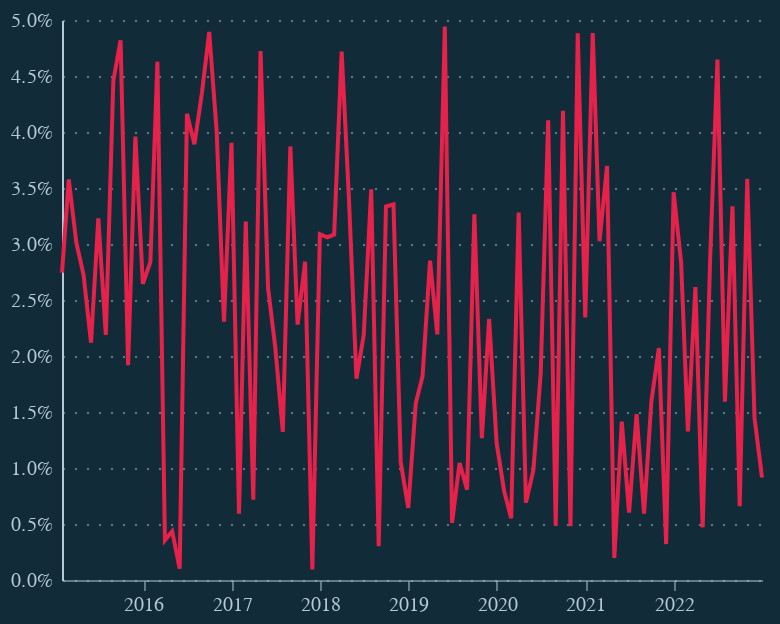

Notebook code cell kept with this figure:
### Code cell
# Creating the chart with the applied theme
# ... (rest of your chart creation code)
chart = alt.Chart(df).mark_line().encode(
    x='date:T',
    y='value:Q'
)

# Display the chart
chart.display()

### Figure 1 — Vega-Lite specification as saved in the notebook (floating-point values rounded to 4 significant figures)
{"config": {"background": "#122b39", "axis": {"labelColor": "#b4c8d8", "tickColor": "#b4c8d8", "domainColor": "#b4c8d8", "gridColor": "#b4c8d8"}, "axisX": {"domainOpacity": 0.5, "grid": false, "labelAngle": 0, "tickCount": 10, "tickOpacity": 0.5, "title": null}, "axisY": {"gridDash": [1, 5], "gridOpacity": 0.5, "labelPadding": 5, "tickCount": 8, "tickOpacity": 0.5, "ticks": false, "title": "12-month percent change | Source: BLS via FRED", "titleAlign": "left", "titleAngle": 0, "titleBaseline": "bottom", "titleColor": "#b4c8d8", "titleFontSize": 12, "titleOpacity": 0.9, "titleX": 0, "titleY": -7, "format": "%"}, "line": {"color": "#e6224b"}, "view": {"stroke": null, "width": 350, "height": 280}, "title": {"anchor": "start", "dx": 24, "fontSize": 12, "subtitleFontSize": 12, "color": "#b4c8d8", "subtitleColor": "#000000"}, "font": "Circular Std"}, "data": {"name": "data-3241428ac035f44c1b854d6b15711bff"}, "mark": {"type": "line"}, "encoding": {"x": {"field": "date", "type": "temporal"}, "y": {"field": "value", "type": "quantitative"}}, "$schema": "https://vega.github.io/schema/vega-lite/v5.17.0.json", "datasets": {"data-3241428ac035f44c1b854d6b15711bff": [{"date": "2015-01-31T00:00:00", "value": 0.02744}, {"date": "2015-02-28T00:00:00", "value": 0.03576}, {"date": "2015-03-31T00:00:00", "value": 0.03014}, {"date": "2015-04-30T00:00:00", "value": 0.02724}, {"date": "2015-05-31T00:00:00", "value": 0.02118}, {"date": "2015-06-30T00:00:00", "value": 0.03229}, {"date": "2015-07-31T00:00:00", "value": 0.02188}, {"date": "2015-08-31T00:00:00", "value": 0.04459}, {"date": "2015-09-30T00:00:00", "value": 0.04818}, {"date": "2015-10-31T00:00:00", "value": 0.01917}, {"date": "2015-11-30T00:00:00", "value": 0.03959}, {"date": "2015-12-31T00:00:00", "value": 0.02644}, {"date": "2016-01-31T00:00:00", "value": 0.0284}, {"date": "2016-02-29T00:00:00", "value": 0.04628}, {"date": "2016-03-31T00:00:00", "value": 0.003552}, {"date": "2016-04-30T00:00:00", "value": 0.004356}, {"date": "2016-05-31T00:00:00", "value": 0.001011}, {"date": "2016-06-30T00:00:00", "value": 0.04163}, {"date": "2016-07-31T00:00:00", "value": 0.03891}, {"date": "2016-08-31T00:00:00", "value": 0.0435}, {"date": "2016-09-30T00:00:00", "value": 0.04893}, {"date": "2016-10-31T00:00:00", "value": 0.03996}, {"date": "2016-11-30T00:00:00", "value": 0.02307}, {"date": "2016-12-31T00:00:00", "value": 0.03903}, {"date": "2017-01-31T00:00:00", "value": 0.005914}, {"date": "2017-02-28T00:00:00", "value": 0.032}, {"date": "2017-03-31T00:00:00", "value": 0.007168}, {"date": "2017-04-30T00:00:00", "value": 0.04723}, {"date": "2017-05-31T00:00:00", "value": 0.02609}, {"date": "2017-06-30T00:00:00", "value": 0.02073}, {"date": "2017-07-31T00:00:00", "value": 0.01323}, {"date": "2017-08-31T00:00:00", "value": 0.03871}, {"date": "2017-09-30T00:00:00", "value": 0.02281}, {"date": "2017-10-31T00:00:00", "value": 0.02842}, {"date": "2017-11-30T00:00:00", "value": 0.0009395}, {"date": "2017-12-31T00:00:00", "value": 0.03088}, {"date": "2018-01-31T00:00:00", "value": 0.0306}, {"date": "2018-02-28T00:00:00", "value": 0.03085}, {"date": "2018-03-31T00:00:00", "value": 0.04719}, {"date": "2018-04-30T00:00:00", "value": 0.03409}, {"date": "2018-05-31T00:00:00", "value": 0.01798}, {"date": "2018-06-30T00:00:00", "value": 0.02185}, {"date": "2018-07-31T00:00:00", "value": 0.03488}, {"date": "2018-08-31T00:00:00", "value": 0.003011}, {"date": "2018-09-30T00:00:00", "value": 0.03334}, {"date": "2018-10-31T00:00:00", "value": 0.03353}, {"date": "2018-11-30T00:00:00", "value": 0.01052}, {"date": "2018-12-31T00:00:00", "value": 0.006446}, {"date": "2019-01-31T00:00:00", "value": 0.01577}, {"date": "2019-02-28T00:00:00", "value": 0.01819}, {"date": "2019-03-31T00:00:00", "value": 0.02851}, {"date": "2019-04-30T00:00:00", "value": 0.02193}, {"date": "2019-05-31T00:00:00", "value": 0.04942}, {"date": "2019-06-30T00:00:00", "value": 0.005102}, {"date": "2019-07-31T00:00:00", "value": 0.01044}, {"date": "2019-08-31T00:00:00", "value": 0.008065}, {"date": "2019-09-30T00:00:00", "value": 0.03266}, {"date": "2019-10-31T00:00:00", "value": 0.01266}, {"date": "2019-11-30T00:00:00", "value": 0.02332}, {"date": "2019-12-31T00:00:00", "value": 0.01222}, {"date": "2020-01-31T00:00:00", "value": 0.007948}, {"date": "2020-02-29T00:00:00", "value": 0.005519}, {"date": "2020-03-31T00:00:00", "value": 0.03282}, {"date": "2020-04-30T00:00:00", "value": 0.006909}, {"date": "2020-05-31T00:00:00", "value": 0.009829}, {"date": "2020-06-30T00:00:00", "value": 0.01844}, {"date": "2020-07-31T00:00:00", "value": 0.04105}, {"date": "2020-08-31T00:00:00", "value": 0.004855}, {"date": "2020-09-30T00:00:00", "value": 0.0419}, {"date": "2020-10-31T00:00:00", "value": 0.004805}, {"date": "2020-11-30T00:00:00", "value": 0.04882}, {"date": "2020-12-31T00:00:00", "value": 0.02343}, {"date": "2021-01-31T00:00:00", "value": 0.04884}, {"date": "2021-02-28T00:00:00", "value": 0.03024}, {"date": "2021-03-31T00:00:00", "value": 0.03696}, {"date": "2021-04-30T00:00:00", "value": 0.001959}, {"date": "2021-05-31T00:00:00", "value": 0.01414}, {"date": "2021-06-30T00:00:00", "value": 0.00601}, {"date": "2021-07-31T00:00:00", "value": 0.01481}, {"date": "2021-08-31T00:00:00", "value": 0.005936}, {"date": "2021-09-30T00:00:00", "value": 0.0159}, {"date": "2021-10-31T00:00:00", "value": 0.02071}, {"date": "2021-11-30T00:00:00", "value": 0.003207}, {"date": "2021-12-31T00:00:00", "value": 0.03462}, {"date": "2022-01-31T00:00:00", "value": 0.02833}, {"date": "2022-02-28T00:00:00", "value": 0.01327}, {"date": "2022-03-31T00:00:00", "value": 0.02616}, {"date": "2022-04-30T00:00:00", "value": 0.004697}, {"date": "2022-05-31T00:00:00", "value": 0.0288}, {"date": "2022-06-30T00:00:00", "value": 0.04646}, {"date": "2022-07-31T00:00:00", "value": 0.01593}, {"date": "2022-08-31T00:00:00", "value": 0.03337}, {"date": "2022-09-30T00:00:00", "value": 0.00659}, {"date": "2022-10-31T00:00:00", "value": 0.03582}, {"date": "2022-11-30T00:00:00", "value": 0.01447}, {"date": "2022-12-31T00:00:00", "value": 0.00916}]}}
